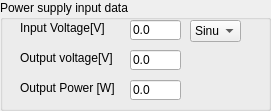
        <widget class="QGroupBox" name="basic">
         <property name="geometry">
          <rect>
           <x>10</x>
           <y>10</y>
           <width>271</width>
           <height>111</height>
          </rect>
         </property>
         <property name="title">
          <string>Power supply input data</string>
         </property>
         <widget class="QLineEdit" name="OutputPowerValue">
          <property name="geometry">
           <rect>
            <x>130</x>
            <y>80</y>
            <width>51</width>
            <height>20</height>
           </rect>
          </property>
          <property name="text">
           <string>0.0</string>
          </property>
         </widget>
         <widget class="QLabel" name="InputVoltageLabel">
          <property name="geometry">
           <rect>
            <x>20</x>
            <y>20</y>
            <width>91</width>
            <height>16</height>
           </rect>
          </property>
          <property name="text">
           <string>Input Voltage[V]</string>
          </property>
         </widget>
         <widget class="QLineEdit" name="OutputVoltageValue">
          <property name="geometry">
           <rect>
            <x>130</x>
            <y>50</y>
            <width>51</width>
            <height>20</height>
           </rect>
          </property>
          <property name="text">
           <string>0.0</string>
          </property>
         </widget>
         <widget class="QLabel" name="label">
          <property name="geometry">
           <rect>
            <x>20</x>
            <y>50</y>
            <width>101</width>
            <height>16</height>
           </rect>
          </property>
          <property name="text">
           <string>Output voltage[V]</string>
          </property>
         </widget>
         <widget class="QComboBox" name="InputVoltageShapeValue">
          <property name="geometry">
           <rect>
            <x>190</x>
            <y>20</y>
            <width>51</width>
            <height>22</height>
           </rect>
          </property>
          <item>
           <property name="text">
            <string>Sinus</string>
           </property>
          </item>
          <item>
           <property name="text">
            <string>Square</string>
           </property>
          </item>
         </widget>
         <widget class="QLineEdit" name="InputVoltageValue">
          <property name="geometry">
           <rect>
            <x>130</x>
            <y>20</y>
            <width>51</width>
            <height>20</height>
           </rect>
          </property>
          <property name="text">
           <string>0.0</string>
          </property>
         </widget>
         <widget class="QLabel" name="OutputPowerLabel">
          <property name="geometry">
           <rect>
            <x>20</x>
            <y>80</y>
            <width>101</width>
            <height>16</height>
           </rect>
          </property>
          <property name="text">
           <string>Output Power [W]</string>
          </property>
         </widget>
        </widget>
